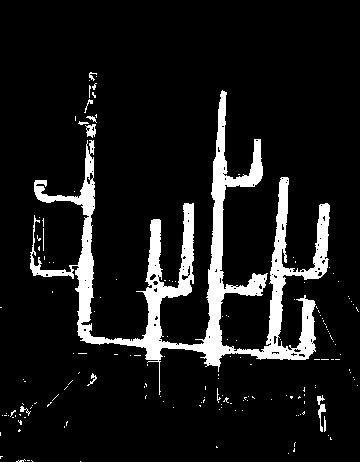
#> input picture scripts/albert/old_pink_mask.jpg, 360 x 462 px, found by its file name
$ python diff.py
#> lines starting #> are read from the running program, lines starting #| are printed output that depends on the picture; after the words box and inside, x2 and y2 are one past the last pixel; in counts of white or black regions, pixels touching at a corner belong together
import cv2
import numpy as np

def concat_vh(list_2d):
    """
        define a function for vertically concatenating images of the same size  and horizontally
        https://www.geeksforgeeks.org/concatenate-images-using-opencv-in-python/
    """
    return cv2.vconcat([cv2.hconcat(list_h) for list_h in list_2d])

def get_blocks(img, desc):
    height, width = img.shape[:2]

    # Define the window size
    windowsize_r = 50
    windowsize_c = 50

    n_rows = int(np.ceil((img.shape[0] - windowsize_r) / windowsize_r))
    n_cols = int(np.ceil((img.shape[1] - windowsize_c) / windowsize_c))
    print("row, col:", n_rows, n_cols)

    window = np.zeros((windowsize_r, windowsize_c), dtype=np.uint8)
    blocks = [ [ window for j in range (n_cols)] for i in range (n_rows)]

    cv2.namedWindow("window")
    for r in range(0, img.shape[0] - windowsize_r, windowsize_r):
        for c in range(0, img.shape[1] - windowsize_c, windowsize_c):
            window = img[r:r+windowsize_r, c:c+windowsize_c]

            white_pixels = np.sum(window > 0)
            if white_pixels > (windowsize_r * windowsize_c // 4):
                cv2.circle(window, (25,25), 5, (0,255,0), -1)
            else:
                cv2.circle(window, (25,25), 5, (0,0,255), -1)

            blocks[r//windowsize_r][c//windowsize_c] = window

            # [5 lines of commented-out code are left out]

    return blocks


old_pink = cv2.imread("old_pink_mask.JPG")
#> old_pink is the input picture: shape (462, 360, 3); min 0, max 255, mean 25.2
old_white = cv2.imread("old_white_mask.jpg")
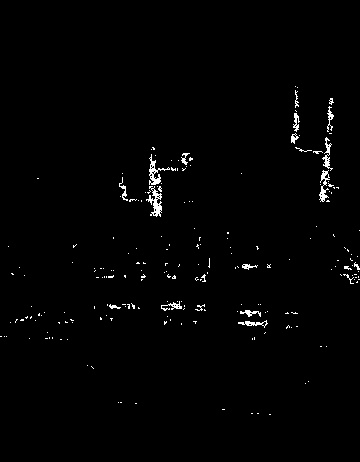
#> input picture scripts/albert/old_white_mask.jpg, 360 x 462 px
#> old_white is the input picture: shape (462, 360, 3); min 0, max 255, mean 3.1
new_pink = cv2.imread("new_pink_mask.jpg")
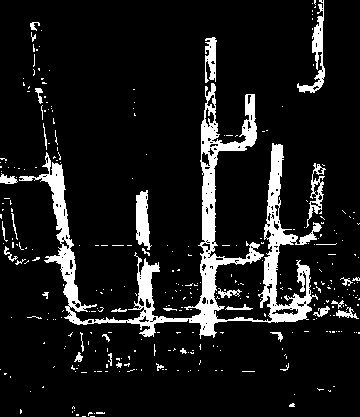
#> input picture scripts/albert/new_pink_mask.jpg, 360 x 417 px
#> new_pink is the input picture: shape (417, 360, 3); min 0, max 255, mean 26.6
new_white = cv2.imread("new_white_mask.jpg")
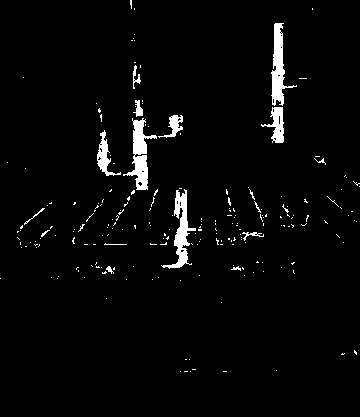
#> input picture scripts/albert/new_white_mask.jpg, 360 x 417 px
#> new_white is the input picture: shape (417, 360, 3); min 0, max 255, mean 7.9

old_pink_blocks = get_blocks(old_pink, "op")
#| row, col: 9 7
#> after the loop in get_blocks, `for r in range(0, img.shape[0] - windowsize_r, windowsize_r):`: blocks = 9 items
#> old_pink_blocks = 9 items
#> old_pink: shape (462, 360, 3); 3.07% of pixels changed, all inside (x1, y1, x2, y2) = (20, 20, 331, 431)
old_white_blocks = get_blocks(old_white, "ow")
#> call 2 of get_blocks, with desc = 'ow'
#| row, col: 9 7
#> after the loop in get_blocks (call 2), `for r in range(0, img.shape[0] - windowsize_r, windowsize_r):`:
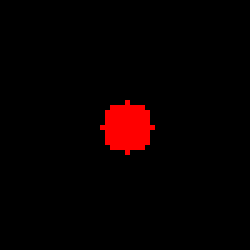
#> window: shape (50, 50, 3) (shown 5 times larger); mean B, G, R 0, 0, 8.3
#> old_white_blocks = 9 items
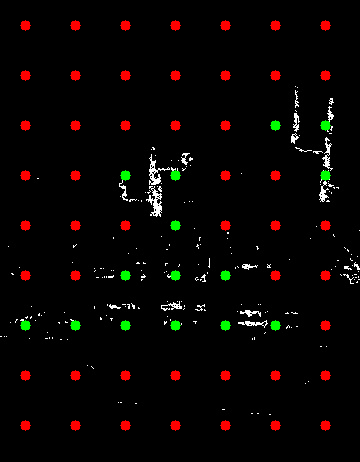
#> old_white: shape (462, 360, 3); 3.07% of pixels changed, all inside (x1, y1, x2, y2) = (20, 20, 331, 431)
new_pink_blocks = get_blocks(new_pink, "np")
#| row, col: 8 7
#> new_pink_blocks = 8 items
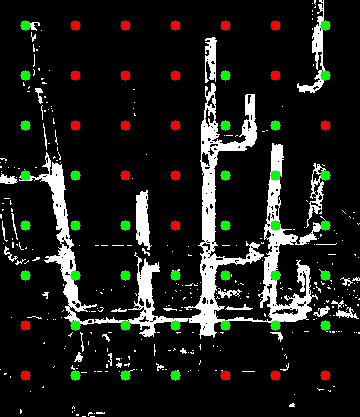
#> new_pink: shape (417, 360, 3); 3.02% of pixels changed, all inside (x1, y1, x2, y2) = (20, 20, 331, 381)
new_whote_blocks = get_blocks(new_white, "nw")
#| row, col: 8 7
#> new_whote_blocks = 8 items

res = concat_vh(old_pink_blocks)
#> in concat_vh, `return cv2.vconcat([cv2.hconcat(list_h) for list_h in list_2d])`:
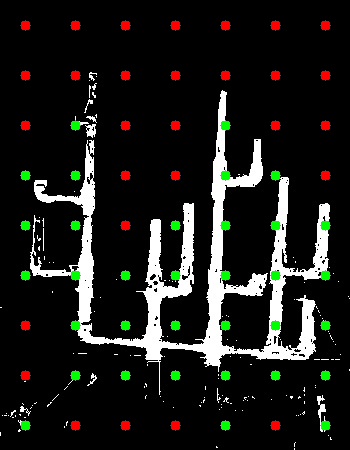
#> returned value: shape (450, 350, 3); mean of channels 0, 1, 2 25.7, 30.1, 29.5; drawn as B, G, R

cv2.namedWindow("res", cv2.WINDOW_NORMAL)
cv2.imshow("res", res)
# res = cv2.resize(res, ( int(res.shape[1]*0.15), int(res.shape[0]*0.15) ), interpolation=cv2.INTER_AREA)
cv2.waitKey(0)
